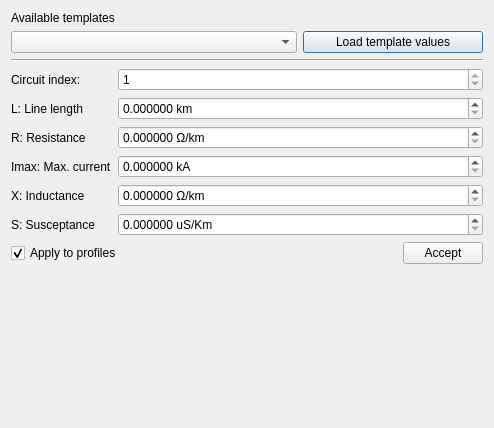
<?xml version="1.0" encoding="UTF-8"?>
<ui version="4.0">
 <class>LineEditorDialog</class>
 <widget class="QDialog" name="LineEditorDialog">
  <property name="geometry">
   <rect>
    <x>0</x>
    <y>0</y>
    <width>494</width>
    <height>428</height>
   </rect>
  </property>
  <property name="windowTitle">
   <string>Line editor</string>
  </property>
  <layout class="QFormLayout" name="formLayout">
   <item row="0" column="0" colspan="2">
    <widget class="QLabel" name="templatesLabel">
     <property name="text">
      <string>Available templates</string>
     </property>
    </widget>
   </item>
   <item row="1" column="0" colspan="2">
    <widget class="QFrame" name="frame_2">
     <property name="frameShape">
      <enum>QFrame::Shape::NoFrame</enum>
     </property>
     <property name="frameShadow">
      <enum>QFrame::Shadow::Raised</enum>
     </property>
     <layout class="QHBoxLayout" name="horizontalLayout_2">
      <property name="leftMargin">
       <number>0</number>
      </property>
      <property name="topMargin">
       <number>0</number>
      </property>
      <property name="rightMargin">
       <number>0</number>
      </property>
      <property name="bottomMargin">
       <number>0</number>
      </property>
      <item>
       <widget class="QComboBox" name="catalogueComboBox"/>
      </item>
      <item>
       <widget class="QPushButton" name="loadTemplateButton">
        <property name="maximumSize">
         <size>
          <width>180</width>
          <height>16777215</height>
         </size>
        </property>
        <property name="text">
         <string>Load template values</string>
        </property>
       </widget>
      </item>
     </layout>
    </widget>
   </item>
   <item row="3" column="0" colspan="2">
    <widget class="Line" name="separator">
     <property name="orientation">
      <enum>Qt::Orientation::Horizontal</enum>
     </property>
    </widget>
   </item>
   <item row="5" column="0">
    <widget class="QLabel" name="circuitIndexLabel">
     <property name="text">
      <string>Circuit index:</string>
     </property>
    </widget>
   </item>
   <item row="5" column="1">
    <widget class="QSpinBox" name="circuitIndexSpinBox">
     <property name="minimum">
      <number>1</number>
     </property>
     <property name="maximum">
      <number>1</number>
     </property>
    </widget>
   </item>
   <item row="6" column="0">
    <widget class="QLabel" name="lengthLabel">
     <property name="text">
      <string>L: Line length</string>
     </property>
    </widget>
   </item>
   <item row="6" column="1">
    <widget class="QDoubleSpinBox" name="lengthSpinBox">
     <property name="suffix">
      <string> km</string>
     </property>
     <property name="decimals">
      <number>6</number>
     </property>
     <property name="maximum">
      <double>9999999.000000000000000</double>
     </property>
    </widget>
   </item>
   <item row="7" column="0">
    <widget class="QLabel" name="resistanceLabel">
     <property name="text">
      <string>R: Resistance</string>
     </property>
    </widget>
   </item>
   <item row="7" column="1">
    <widget class="QDoubleSpinBox" name="resistanceSpinBox">
     <property name="suffix">
      <string> Ω/km</string>
     </property>
     <property name="decimals">
      <number>6</number>
     </property>
     <property name="maximum">
      <double>9999999.000000000000000</double>
     </property>
    </widget>
   </item>
   <item row="8" column="0">
    <widget class="QLabel" name="currentLabel">
     <property name="text">
      <string>Imax: Max. current</string>
     </property>
    </widget>
   </item>
   <item row="8" column="1">
    <widget class="QDoubleSpinBox" name="currentSpinBox">
     <property name="suffix">
      <string> kA</string>
     </property>
     <property name="decimals">
      <number>6</number>
     </property>
     <property name="maximum">
      <double>9999999.000000000000000</double>
     </property>
    </widget>
   </item>
   <item row="9" column="0">
    <widget class="QLabel" name="reactanceLabel">
     <property name="text">
      <string>X: Inductance</string>
     </property>
    </widget>
   </item>
   <item row="9" column="1">
    <widget class="QDoubleSpinBox" name="reactanceSpinBox">
     <property name="suffix">
      <string> Ω/km</string>
     </property>
     <property name="decimals">
      <number>6</number>
     </property>
     <property name="maximum">
      <double>9999999.000000000000000</double>
     </property>
    </widget>
   </item>
   <item row="10" column="0">
    <widget class="QLabel" name="susceptanceLabel">
     <property name="text">
      <string>S: Susceptance</string>
     </property>
    </widget>
   </item>
   <item row="10" column="1">
    <widget class="QDoubleSpinBox" name="susceptanceSpinBox">
     <property name="suffix">
      <string> uS/Km</string>
     </property>
     <property name="decimals">
      <number>6</number>
     </property>
     <property name="maximum">
      <double>9999999.000000000000000</double>
     </property>
    </widget>
   </item>
   <item row="24" column="0" colspan="2">
    <widget class="QFrame" name="frame">
     <property name="frameShape">
      <enum>QFrame::Shape::NoFrame</enum>
     </property>
     <property name="frameShadow">
      <enum>QFrame::Shadow::Raised</enum>
     </property>
     <layout class="QHBoxLayout" name="horizontalLayout">
      <property name="leftMargin">
       <number>0</number>
      </property>
      <property name="topMargin">
       <number>0</number>
      </property>
      <property name="rightMargin">
       <number>0</number>
      </property>
      <property name="bottomMargin">
       <number>0</number>
      </property>
      <item>
       <widget class="QCheckBox" name="applyToProfilesCheckBox">
        <property name="text">
         <string>Apply to profiles</string>
        </property>
        <property name="checked">
         <bool>true</bool>
        </property>
       </widget>
      </item>
      <item>
       <spacer name="horizontalSpacer">
        <property name="orientation">
         <enum>Qt::Orientation::Horizontal</enum>
        </property>
        <property name="sizeHint" stdset="0">
         <size>
          <width>259</width>
          <height>20</height>
         </size>
        </property>
       </spacer>
      </item>
      <item>
       <widget class="QPushButton" name="acceptButton">
        <property name="text">
         <string>Accept</string>
        </property>
       </widget>
      </item>
     </layout>
    </widget>
   </item>
  </layout>
 </widget>
 <resources/>
 <connections/>
</ui>
